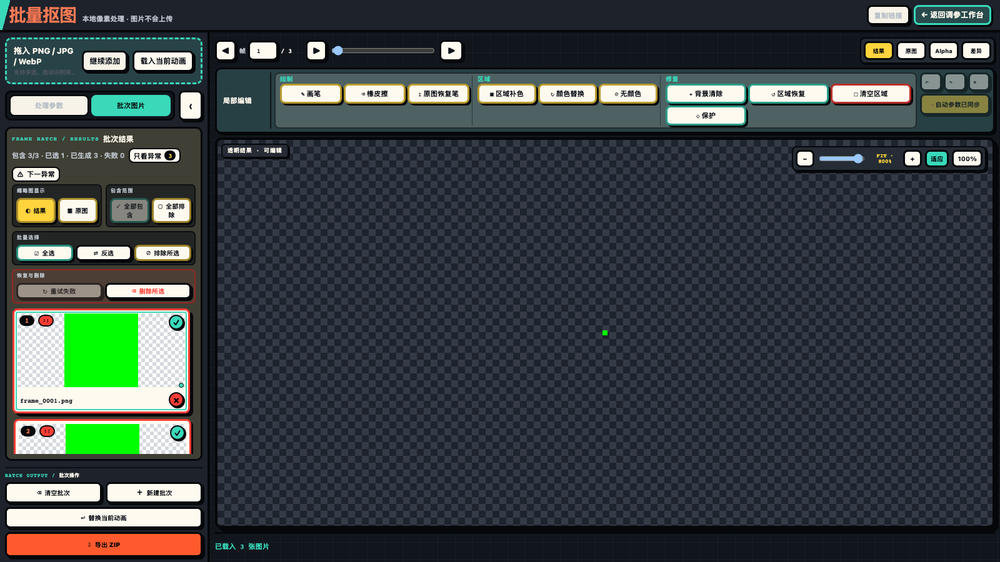
#> input picture release/XSXB-Frame-Tuner-sale-source/tools/tests/e2e/zoom_visual.spec.js-snapshots/cutout-zoom-100-chromium-darwin.png, 1000 x 562 px, shrunk from 1600 x 900 before the run
$ python extract_sprite_animation.py ../release/XSXB-Frame-Tuner-sale-source/tools/tests/e2e/zoom_visual.spec.js-snapshots out
#> lines starting #> are read from the running program, lines starting #| are printed output that depends on the picture
#> in process_frames, source_image is the input picture: PIL image 1000x562 RGB; mean R, G, B 57.3, 65.5, 66.5
#!/usr/bin/env python3
"""Convert flat-background PNG frames into transparent sprite frames.

The script estimates each frame's background from its border, flood-fills only
background-connected pixels, and keeps detached foreground details intact.
"""

from __future__ import annotations

import argparse
from pathlib import Path
from statistics import median

from PIL import Image, ImageFilter


def parse_args() -> argparse.Namespace:
    """Parse command-line options."""
    parser = argparse.ArgumentParser(description=__doc__)
    parser.add_argument("input_dir", type=Path, help="Directory of source PNG frames")
    parser.add_argument("output_dir", type=Path, help="Directory for transparent PNG frames")
    parser.add_argument(
        "--threshold",
        type=int,
        default=32,
        help="Maximum RGB distance treated as connected background",
    )
    parser.add_argument(
        "--softness",
        type=int,
        default=16,
        help="Distance range used for a soft antialiased edge",
    )
    return parser.parse_args()


def estimate_background(image: Image.Image) -> tuple[int, int, int]:
    """Estimate the background RGB color from evenly sampled border pixels."""
    rgb_image = image.convert("RGB")
    pixels = rgb_image.load()
    width, height = rgb_image.size
#> width = 1000; height = 562
    samples: list[tuple[int, int, int]] = []
    step = max(1, min(width, height) // 80)
#> step = 7

    for x in range(0, width, step):
        samples.extend((pixels[x, 0], pixels[x, height - 1]))
#> after the loop, samples = 286 items, first 6: (57, 217, 186), (29, 34, 43), (57, 217, 186), (29, 34, 43), (29, 34, 43), (29, 33, 42)
    for y in range(0, height, step):
        samples.extend((pixels[0, y], pixels[width - 1, y]))
#> after the loop, samples = 448 items, first 6: (57, 217, 186), (29, 34, 43), (57, 217, 186), (29, 34, 43), (29, 34, 43), (29, 33, 42)
#> in process_frames, `background = estimate_background(source_image)`: background = (29, 34, 43)

    return tuple(int(median(channel)) for channel in zip(*samples))


def create_alpha_mask(
    image: Image.Image,
    background: tuple[int, int, int],
    threshold: int,
    softness: int,
) -> Image.Image:
    """Create an alpha mask by flood-filling pixels connected to the frame edge."""
#> called with background = (29, 34, 43), threshold = 32, softness = 16
    threshold = max(0, int(threshold))
    softness = max(0, int(softness))
    rgb_image = image.convert("RGB")
    pixels = rgb_image.load()
    width, height = rgb_image.size
#> width = 1000; height = 562
    visited = bytearray(width * height)
    alpha = Image.new("L", (width, height), 255)
#> alpha: PIL image 1000x562 L; every value is 255
    alpha_pixels = alpha.load()
    queue: list[int] = []
    queue_head = 0
    maximum_distance_squared = threshold**2
    opaque_distance = max(1, threshold - softness)
    opaque_distance_squared = opaque_distance**2
    soft_distance = max(1, threshold - opaque_distance)
    background_red, background_green, background_blue = background
#> background_red = 29; background_green = 34; background_blue = 43

    def enqueue_if_background(x: int, y: int) -> None:
        """Queue an unvisited pixel when it is sufficiently close to background."""
        index = y * width + x
        if visited[index]:
            return
        visited[index] = 1
        red, green, blue = pixels[x, y]
        red_delta = red - background_red
        green_delta = green - background_green
        blue_delta = blue - background_blue
        distance_squared = (
            red_delta * red_delta
            + green_delta * green_delta
            + blue_delta * blue_delta
        )
        if distance_squared <= maximum_distance_squared:
            queue.append(index)

    for x in range(width):
        enqueue_if_background(x, 0)
        enqueue_if_background(x, height - 1)
#> this loop made 1000 passes
    for y in range(height):
        enqueue_if_background(0, y)
        enqueue_if_background(width - 1, y)

    while queue_head < len(queue):
        index = queue[queue_head]
        queue_head += 1
        x = index % width
        y = index // width
        red, green, blue = pixels[x, y]
        red_delta = red - background_red
        green_delta = green - background_green
        blue_delta = blue - background_blue
        distance_squared = (
            red_delta * red_delta
            + green_delta * green_delta
            + blue_delta * blue_delta
        )
        if distance_squared <= opaque_distance_squared:
            alpha_pixels[x, y] = 0
        else:
            distance = distance_squared**0.5
            alpha_pixels[x, y] = round(
                255 * (distance - opaque_distance) / soft_distance
            )

        if x > 0:
            enqueue_if_background(x - 1, y)
        if x + 1 < width:
            enqueue_if_background(x + 1, y)
        if y > 0:
            enqueue_if_background(x, y - 1)
        if y + 1 < height:
            enqueue_if_background(x, y + 1)

    return alpha.filter(ImageFilter.GaussianBlur(radius=0.45))
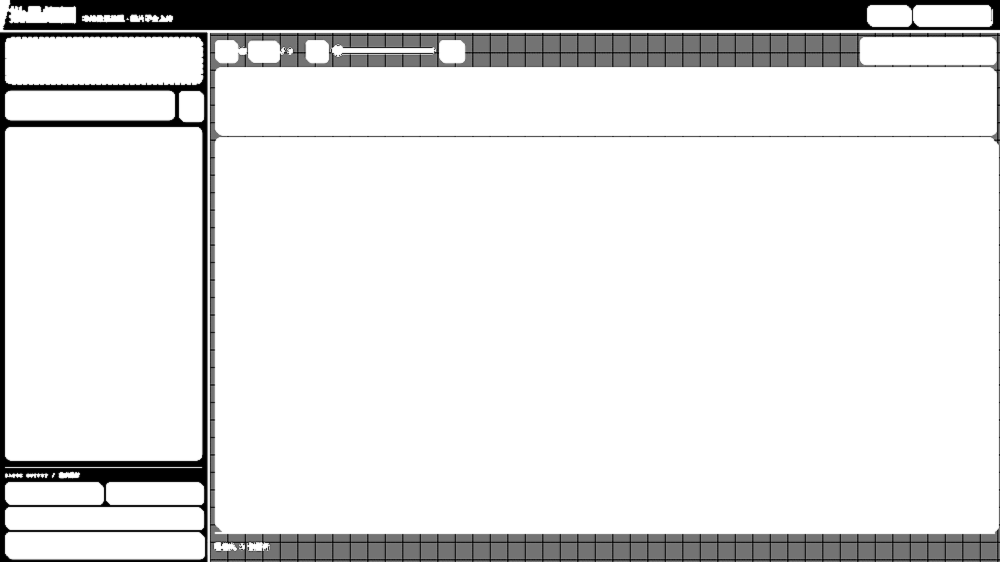
#> returned value: PIL image 1000x562 L; min 0, max 255, mean 224.4


def process_frames(
    input_dir: Path, output_dir: Path, threshold: int, softness: int
) -> int:
    """Process all PNG frames and return the number written."""
    input_paths = sorted(input_dir.glob("*.png"))
    if not input_paths:
        raise FileNotFoundError(f"No PNG frames found in {input_dir}")

    output_dir.mkdir(parents=True, exist_ok=True)
    for input_path in input_paths:
        with Image.open(input_path) as source_image:
            background = estimate_background(source_image)
            alpha = create_alpha_mask(source_image, background, threshold, softness)
            result = source_image.convert("RGBA")
            result.putalpha(alpha)
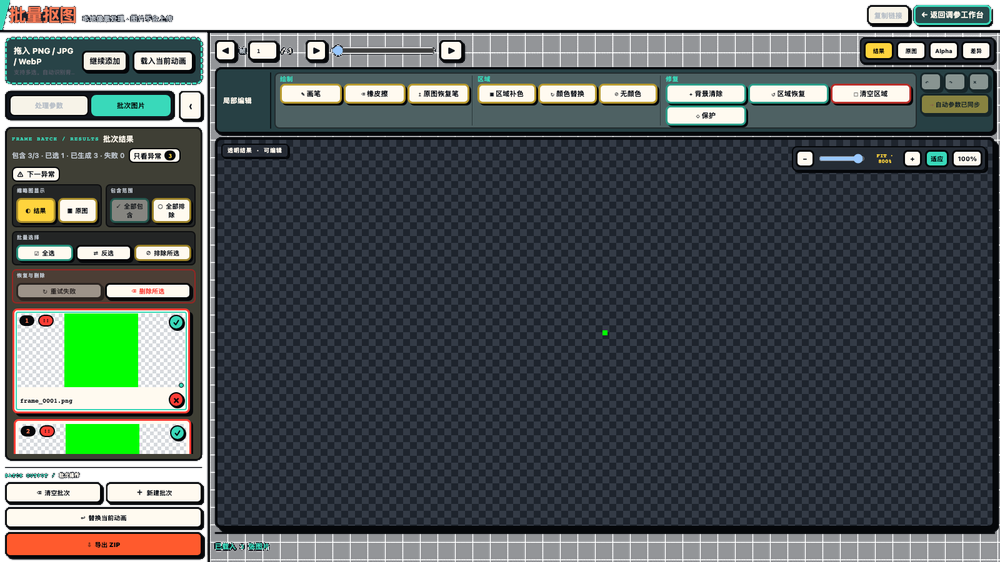
#> result: PIL image 1000x562 RGBA; mean R, G, B, A 57.3, 65.5, 66.5, 224.4; transparent parts drawn white
            result.save(output_dir / input_path.name, optimize=True)
#> pass 2 of the loop in process_frames, `for input_path in input_paths:`:
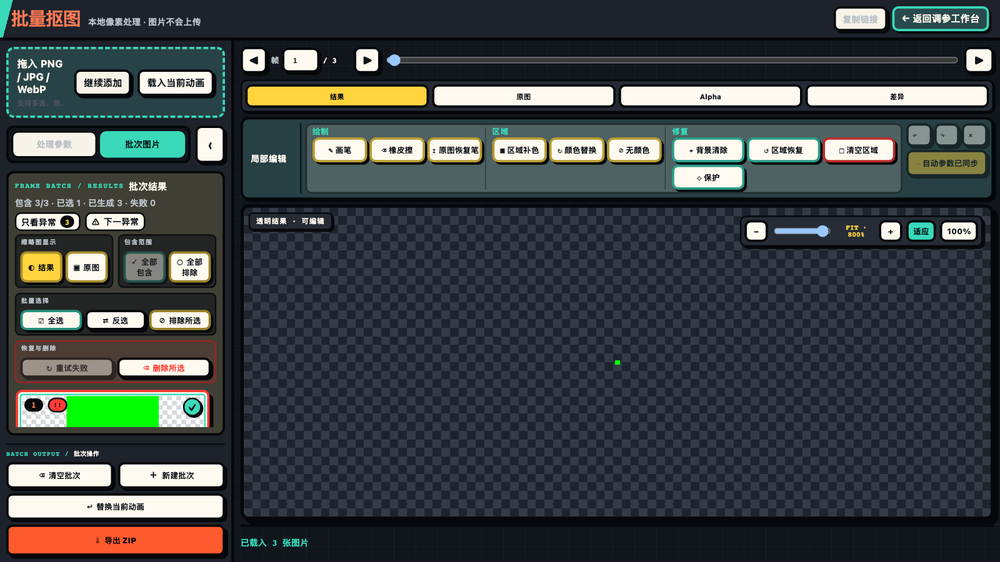
#> input picture release/XSXB-Frame-Tuner-sale-source/tools/tests/e2e/zoom_visual.spec.js-snapshots/cutout-zoom-125-chromium-darwin.png, 1000 x 562 px, shrunk from 1600 x 900 before the run
#> in process_frames, source_image is the input picture: PIL image 1000x562 RGB; mean R, G, B 61.1, 66.8, 67.8
#> in create_alpha_mask (call 2), `return alpha.filter(ImageFilter.GaussianBlur(radius=0.45))`:
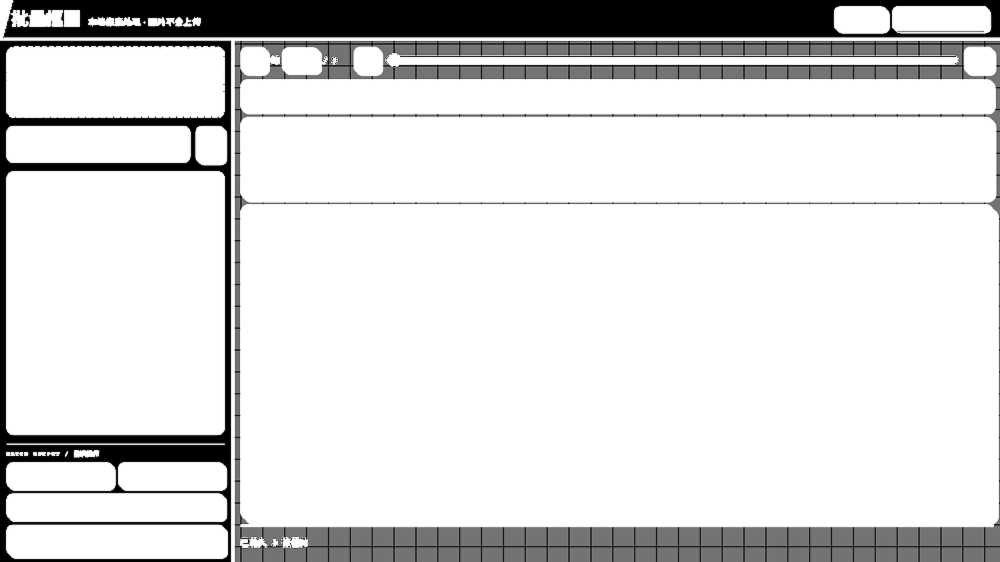
#> returned value: PIL image 1000x562 L; min 0, max 255, mean 218.2
#> in process_frames, `result.putalpha(alpha)`:
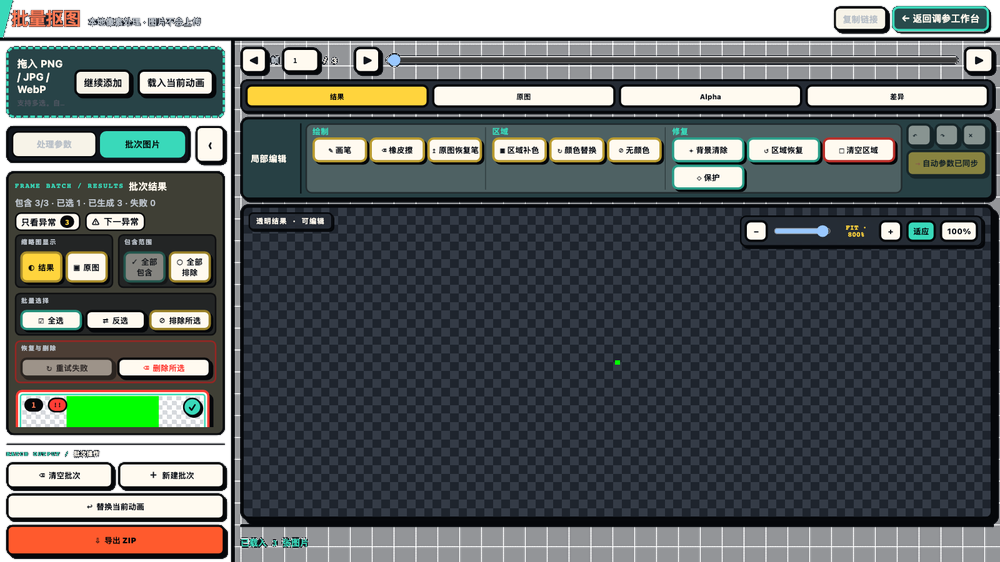
#> result: PIL image 1000x562 RGBA; mean R, G, B, A 61.1, 66.8, 67.8, 218.2; transparent parts drawn white

    return len(input_paths)


def main() -> None:
    """Run the frame conversion and report a concise result."""
    args = parse_args()
    try:
        count = process_frames(
            args.input_dir, args.output_dir, args.threshold, args.softness
        )
    except (FileNotFoundError, OSError, ValueError) as error:
        raise SystemExit(f"Frame extraction failed: {error}") from error
    print(f"Wrote {count} transparent frames to {args.output_dir}")


if __name__ == "__main__":
    main()
